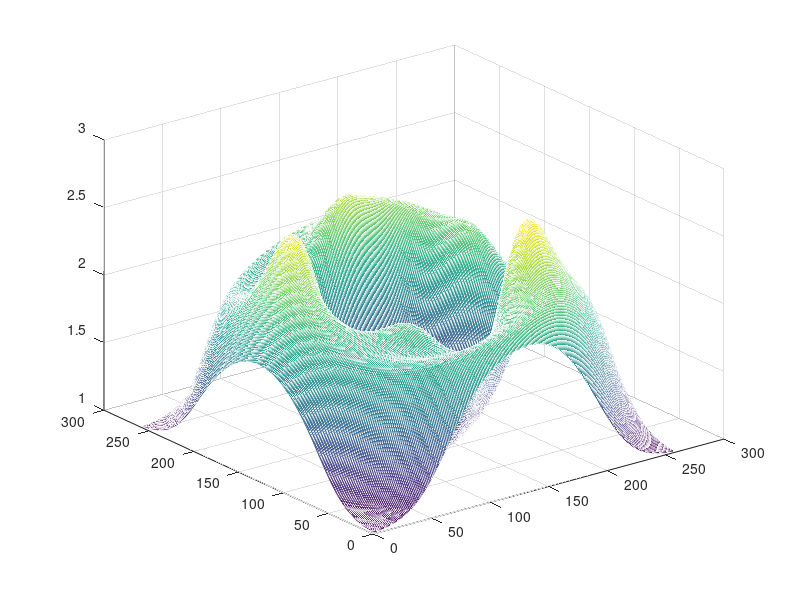

Source code (MATLAB):
%Brendan Boyd   CSCI5229    Project
%This code generates an elevation map for the project
clear all; close all; clc;

%Create a grid of (x,y) coordinates to generate z for
Lims = 20;
N = 256+1;
step = 2*Lims/(N-1);

X = -Lims:step:Lims;
Y = -Lims:step:Lims;
Z = zeros(length(X),length(Y));

%Now iterate over each point
for i = 1:length(X)
    for j = 1:length(Y)
        %get x and y
        x = X(i);
        y = Y(j);
        
        %Calculate location in polar
        th = atan2(y,x);
        r = sqrt(x^2 + y^2);
        
        %Calculate z based on r and th
        z1 = exp(-0.1 * (r-12)^2) * (cos(th*5)+1);
        z2 = exp(-0.05* (r-14)^2) * (sin(th*3)+1);
        z3 = exp(-0.03* (r-16)^2) * (sin(th+pi)+1);
        z4 = exp(-0.03* (r-16)^2) * (sin(th)+1);
        z5 = exp(-0.1* (r-20)^2) * (cos(th*2)/3 +1);
        Z(i,j) = 0.3*z1 + 0.3*z2 + 0.4*z3 + 0.4*z4 + 0.4*z5 +1;
        
    end
end

mesh(Z);
dlmwrite('DEM.dem',Z,' ');